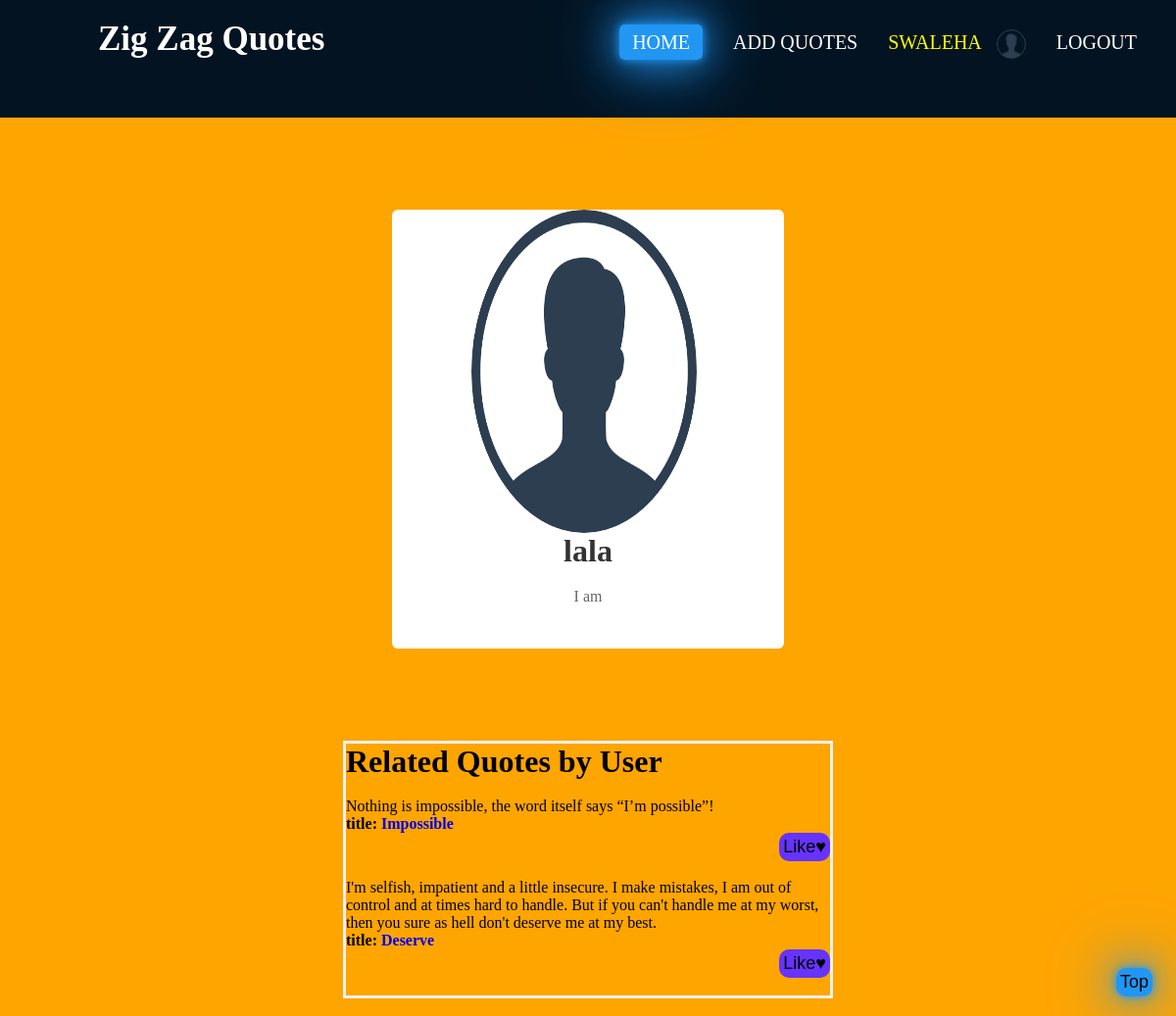
Page /account/1/profile/ (signed in) on the committed database.
### quotes/models.py (models this page shows, shortened)
class Profile(models.Model):
    profile_pic = models.ImageField(default="profile.png", upload_to='images/', blank=True, null=True)
    user = models.OneToOneField(settings.AUTH_USER_MODEL, on_delete=models.CASCADE)
    bio = models.CharField(max_length=250, default="I am")
    date_of_birth = models.DateField(blank=True, null=True)
    facebook_url = models.CharField(max_length=250, null=True, blank=True)
    youtube_url = models.CharField(max_length=250, null=True, blank=True)
    twitter_url = models.CharField(max_length=250, null=True, blank=True)
    linkedin_url = models.CharField(max_length=250, null=True, blank=True)
    instagram_url = models.CharField(max_length=250, null=True, blank=True)

class Quote(models.Model):
    author = models.ForeignKey(settings.AUTH_USER_MODEL, on_delete=models.CASCADE, related_name='quotes')
    title = models.CharField(max_length=250)
    body = models.TextField()
    users_like = models.ManyToManyField(settings.AUTH_USER_MODEL, related_name='Quotes_liked', blank=True)
    time = models.DateTimeField(auto_now_add=True, db_index=True)
    category = models.CharField(max_length=250, default='Popular Quote')

### account/views.py (the view)
# urls.py: path('<str:pk>/profile/', ProfilePage.as_view(), name='profile_page'),
class ProfilePage(generic.DetailView):
    model = apps.get_model('quotes', 'Profile')
    template_name = "registration/profile_page.html"
    def get_context_data(self, **kwargs):
        context = super().get_context_data(**kwargs)
        Profile = apps.get_model('quotes', 'Profile')
        Quote = apps.get_model('quotes', 'Quote')
        query1 = Profile.objects.get(id=self.kwargs['pk'])
        context['post'] = Quote.objects.filter(author=query1.user)
        context['post_len'] = len(Quote.objects.filter(author=query1.user))
        context['query'] = query1
        return context

### account/templates/registration/profile_page.html (shortened to what this page needs)
{% extends "home_layout.html" %}
{% load static %}
{% block content %}
    {% if query.profile_pic %}
            <img class="image" src="{{query.profile_pic.url}}">&ensp;
                {% else %}<img class="image" src="{% static 'profile.png' %}">
    {% endif %}
    {% if query.user.first_name %}
        <h2 class="name">{{query.user.first_name}} {{query.user.last_name}}</h2>
    {% else %}
        <h2 class="name">{{query.user}}</h2>
    {% endif %}
    <p class="dob">
        {{query.bio}}<br>
    </p>
{% endblock %}
{% block footer %}
<h1>Related Quotes by User</h1><br>
{% if post_len > 0 %}
    {% for post in post %}
    {% if post.title %}
              <blockquote >{{post.body|safe}}</blockquote>
              <h4>title: <a  href="{% url 'quotes:quote_detail' post.pk post.category|slugify %}">{{post.title|safe}}</a></h4>
              <form action="{% url 'quotes:quote_like' post.pk %}" method ="POST" style="text-align:right;">
                   <input type="submit" value="Like&#9829;">
              </form><br>
    {% endif %}
         {% endfor %}
{% else %}
    <p>No Post Created............</p>
{% endif %}
{% endblock %}

### quotes/templates/home_layout.html (shortened to what this page needs)
{% load static %}
<html>
{% load static %}
<head>
</head>
<body>
<nav>
    <small class="logo"><a class="active" href="{% url 'quotes:home' %}" style="color:white;box-shadow:none;background:none;">Zig Zag Quotes</a></small>
    <ul>
        <li><a class="active" href="{% url 'quotes:home' %}">home</a></li>
        <li><a href="{% url 'quotes:add_quotes' %}">Add Quotes</a></li>
        {% if request.user.is_authenticated %}
            <li><a  href="{% url 'profile_page' user.profile.id %}" style="color: yellow; box-shadow:none; padding:0; background: none;">
                {{user.username}}&ensp;
                {% if user.profile.profile_pic %}<img class="image1" src="{{user.profile.profile_pic.url}}">
                {% else %}<img class="image1" src="{% static 'profile.png' %}">
                {% endif %}
            </a></li>
            <li><a href="{% url 'logout' %}">Logout</a></li>
        {% else %}
            <li><a href="{% url 'login' %}">Log-in</a></li>
            <li><a href="{% url 'register' %}">Register</a></li>
        {% endif %}
    </ul>
</nav><br>
     <br>
     <br>
    <div class="content">
        {% block content %}
        {% endblock %}
     </div><br><br><br>
    <div class="footer">
        {% block footer %}
        {% endblock %}
     </div><br>
<button onclick="topFunction()" id="myBtn" title="Go to top">Top</button>
</body>
</html>

### quotes/templates/home_layout.html (style rules this page uses)
* { padding: 0; margin: 0; text-decoration: none; list-style: none; box-sizing: border-box; }
h2 { font-size: 50px; color: #33ffff; }
p { font-size: 20px; color: blue; }
body { background: orange; }
nav { background: #031321; height: 120px; width: 100% }
small.logo { color: white; font-size: 35px; line-height: 80px; padding: 0 100px; font-weight: bold; }
nav ul { float: right; margin-right: 20px; padding: 30px 0 0 0; }
nav ul li { display: inline-block; line-height: 20px; margin: 0 7px; }
nav ul li a { color: white; font-size: 20px; padding: 7px 13px; border-radius: 5px; text-decoration: none; text-transform: uppercase; }
#myBtn { display: block; position: fixed; bottom: 20px; right: 2%; cursor: pointer; }
.active, #myBtn, a:hover { background: #2196f3; box-shadow: 0 0 10px #2196f3, 0 0 40px #2196f3, 0 0 80px #2196f3; transition: .5s; }
.image1 { vertical-align: middle; width: 30px; height: 30px; border-radius: 50%; }
input, button, label { border-radius: 10px; border: none; padding: 4px; color: #000; background-color: #6633FF; font-size: 18px; }

### account/templates/registration/profile_page.html (style rules this page uses)
.image { vertical-align: middle; width: 230px; height: 330px; border-radius: 50%; }
.content { width: 400px; margin: 40px auto 40px; background-color: #fff; padding: 0 20px 20px; border-radius: 6px; text-align: center; }
.name { font-size: 32px; font-weight: 600; margin-bottom: 15px; color: #333; }
.bio,.dob { font-size: 16px; line-height: 26px; margin-bottom: 20px; color: #666; }

### rows in the picture
Profile: profile_pic (placeholder picture), user.first_name "lala", bio "I am"
Quote: body "Nothing is impossible, the word itself says “I’m possible”!", title "Impossible"
Quote: body "I'm selfish, impatient and a little insecure. I make mistakes, I am out of control and at times hard to handle. But if you can't handle me at my worst, then you sure as hell don't deserve me at my best.", title "Deserve"

### other values in the picture
{{ user.username }} "SWALEHA"
